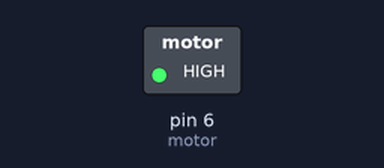
Simulated run of this sketch. Board: Arduino Uno, built with avr-gcc and run on an emulated ATmega328P. Shown: switched loads named in the sketch (green lamp = pin HIGH).

Above: at 0.1 s.
Timing chart, 0 to 1.6 s (numbered marks = the images above):
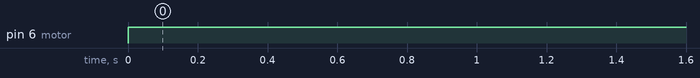

The sketch:

Fan.ino
```cpp
int motor = 6;
bool fan = true;


void setup() {
  pinMode(motor,OUTPUT);
}

void loop() {
  if(fan == true) {
    digitalWrite(motor,HIGH);
  }
  else {
    digitalWrite(motor,LOW);
  }
}
```

Measured:
- by itself, pin 6 (motor): LOW → HIGH at 0.00 s
